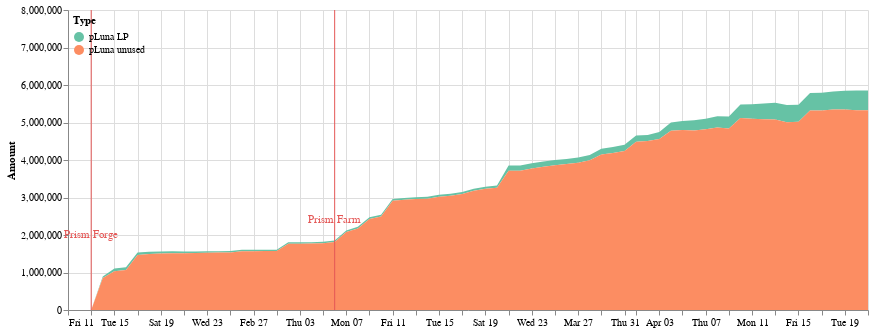

The notebook cell this image was saved under:
### Code cell
all_deltas = pdp.asset_used.append(pdp.asset_unused)
all_deltas = pdp.fill_date_gaps(all_deltas, ['2022-02-11','2022-02-12','2022-02-13'])
c1 = cp.get_yluna_time_area_chart(all_deltas, 
               alt.Scale(scheme='set2'),
               min_date = all_deltas.Time.min(),
               max_date = all_deltas.Time.max(),
               top_padding = 1500000
        )

c2 = alt.Chart(pdp.dates_to_mark).mark_rule(color='#e45756').encode(
    x=alt.X('date'+':T',axis=alt.Axis(labels=True,title=''))
)

c3 = alt.Chart(pdp.dates_to_mark).mark_text(
    color='#e45756',
    angle=0
).encode(
    x=alt.X('text_date'+':T',axis=alt.Axis(labels=True,title='')),
    y=alt.Y('height',axis=alt.Axis(labels=True,title='Amount')),
    text='text'
)

(c1 + c2 + c3).properties(width=800).configure_view(strokeOpacity=0)

### Figure 1 — Vega-Lite specification as saved in the notebook (floating-point values rounded to 4 significant figures; data arrays with more than 128 entries replaced by an {"elided": "..."} marker saying what was removed)
{"config": {"view": {"continuousWidth": 400, "continuousHeight": 300, "strokeOpacity": 0}}, "layer": [{"data": {"name": "data-b200f8637fc816b5d607eb63df8ae11f"}, "mark": "area", "encoding": {"color": {"field": "Type", "legend": {"direction": "vertical", "legendY": 0, "orient": "none", "padding": 5}, "scale": {"scheme": "set2"}, "type": "nominal"}, "tooltip": [{"field": "Time", "format": "%Y-%m-%d", "type": "temporal"}, {"field": "Type", "type": "nominal"}, {"field": "Amount (millions)", "type": "nominal"}], "x": {"field": "Time", "scale": {"domain": ["2022-02-11", "2022-04-21"]}, "type": "temporal"}, "y": {"field": "Amount", "scale": {"domain": [0, 7351000.0]}, "type": "quantitative"}}}, {"data": {"name": "data-bf69e67827aa5ed7d9d532afa84e7b5c"}, "mark": {"type": "rule", "color": "#e45756"}, "encoding": {"x": {"axis": {"labels": true, "title": ""}, "field": "date", "type": "temporal"}}}, {"data": {"name": "data-bf69e67827aa5ed7d9d532afa84e7b5c"}, "mark": {"type": "text", "angle": 0, "color": "#e45756"}, "encoding": {"text": {"field": "text", "type": "nominal"}, "x": {"axis": {"labels": true, "title": ""}, "field": "text_date", "type": "temporal"}, "y": {"axis": {"labels": true, "title": "Amount"}, "field": "height", "type": "quantitative"}}}], "width": 800, "$schema": "https://vega.github.io/schema/vega-lite/v4.17.0.json", "datasets": {"data-b200f8637fc816b5d607eb63df8ae11f": {"elided": "140 records"}, "data-bf69e67827aa5ed7d9d532afa84e7b5c": [{"text_date": "2022-02-13", "date": "2022-02-13", "height": 2000000, "text": "Prism Forge"}, {"text_date": "2022-03-06", "date": "2022-03-06", "height": 2400000, "text": "Prism Farm"}]}}
